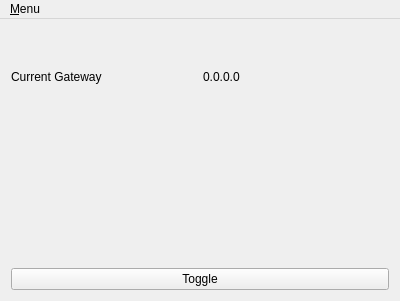
<?xml version="1.0" encoding="UTF-8"?>
<ui version="4.0">
 <class>MainWindow</class>
 <widget class="QMainWindow" name="MainWindow">
  <property name="geometry">
   <rect>
    <x>0</x>
    <y>0</y>
    <width>400</width>
    <height>301</height>
   </rect>
  </property>
  <property name="windowTitle">
   <string>GateHinge</string>
  </property>
  <widget class="QWidget" name="centralWidget">
   <layout class="QVBoxLayout" name="verticalLayout">
    <item>
     <spacer name="verticalSpacer_2">
      <property name="orientation">
       <enum>Qt::Vertical</enum>
      </property>
      <property name="sizeType">
       <enum>QSizePolicy::Fixed</enum>
      </property>
      <property name="sizeHint" stdset="0">
       <size>
        <width>20</width>
        <height>40</height>
       </size>
      </property>
     </spacer>
    </item>
    <item>
     <layout class="QHBoxLayout" name="horizontalLayout">
      <item>
       <widget class="QLabel" name="label_2">
        <property name="text">
         <string>Current Gateway</string>
        </property>
       </widget>
      </item>
      <item>
       <widget class="QLabel" name="label">
        <property name="text">
         <string>0.0.0.0</string>
        </property>
       </widget>
      </item>
     </layout>
    </item>
    <item>
     <spacer name="verticalSpacer">
      <property name="orientation">
       <enum>Qt::Vertical</enum>
      </property>
      <property name="sizeHint" stdset="0">
       <size>
        <width>20</width>
        <height>40</height>
       </size>
      </property>
     </spacer>
    </item>
    <item>
     <widget class="QPushButton" name="pushButton">
      <property name="text">
       <string>Toggle</string>
      </property>
     </widget>
    </item>
   </layout>
  </widget>
  <widget class="QMenuBar" name="menuBar">
   <property name="geometry">
    <rect>
     <x>0</x>
     <y>0</y>
     <width>400</width>
     <height>19</height>
    </rect>
   </property>
   <widget class="QMenu" name="menuMenu">
    <property name="title">
     <string>&amp;Menu</string>
    </property>
    <addaction name="actionSettings"/>
    <addaction name="separator"/>
    <addaction name="actionMinimise_to_Tray"/>
    <addaction name="actionClose"/>
   </widget>
   <addaction name="menuMenu"/>
  </widget>
  <action name="actionSettings">
   <property name="text">
    <string>&amp;Settings</string>
   </property>
  </action>
  <action name="actionMinimise_to_Tray">
   <property name="text">
    <string>&amp;Minimise to Tray</string>
   </property>
  </action>
  <action name="actionClose">
   <property name="text">
    <string>&amp;Close</string>
   </property>
  </action>
 </widget>
 <layoutdefault spacing="6" margin="11"/>
 <resources/>
 <connections>
  <connection>
   <sender>actionMinimise_to_Tray</sender>
   <signal>triggered()</signal>
   <receiver>MainWindow</receiver>
   <slot>hide()</slot>
   <hints>
    <hint type="sourcelabel">
     <x>-1</x>
     <y>-1</y>
    </hint>
    <hint type="destinationlabel">
     <x>199</x>
     <y>150</y>
    </hint>
   </hints>
  </connection>
  <connection>
   <sender>actionClose</sender>
   <signal>triggered()</signal>
   <receiver>MainWindow</receiver>
   <slot>close()</slot>
   <hints>
    <hint type="sourcelabel">
     <x>-1</x>
     <y>-1</y>
    </hint>
    <hint type="destinationlabel">
     <x>199</x>
     <y>150</y>
    </hint>
   </hints>
  </connection>
 </connections>
</ui>
